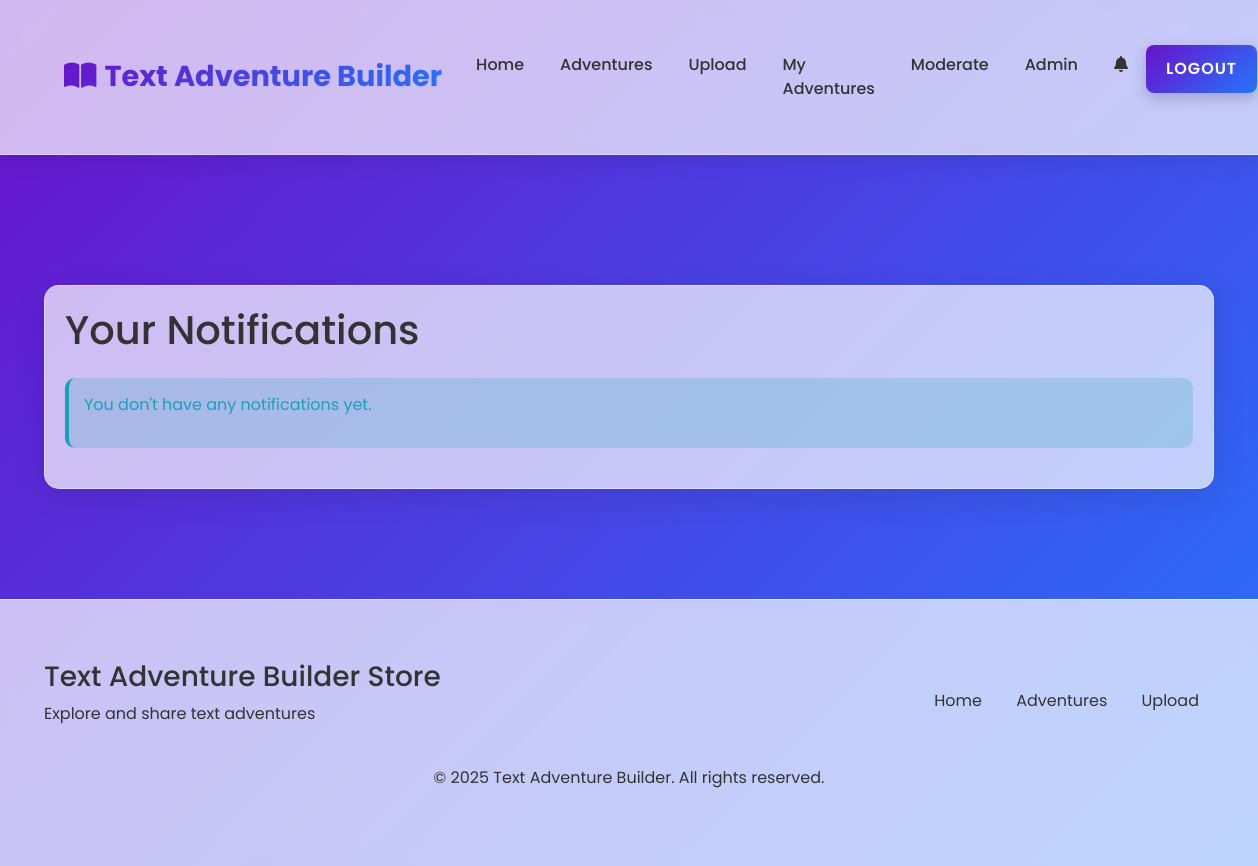
The page /notifications (signed in) on the database as committed earlier.
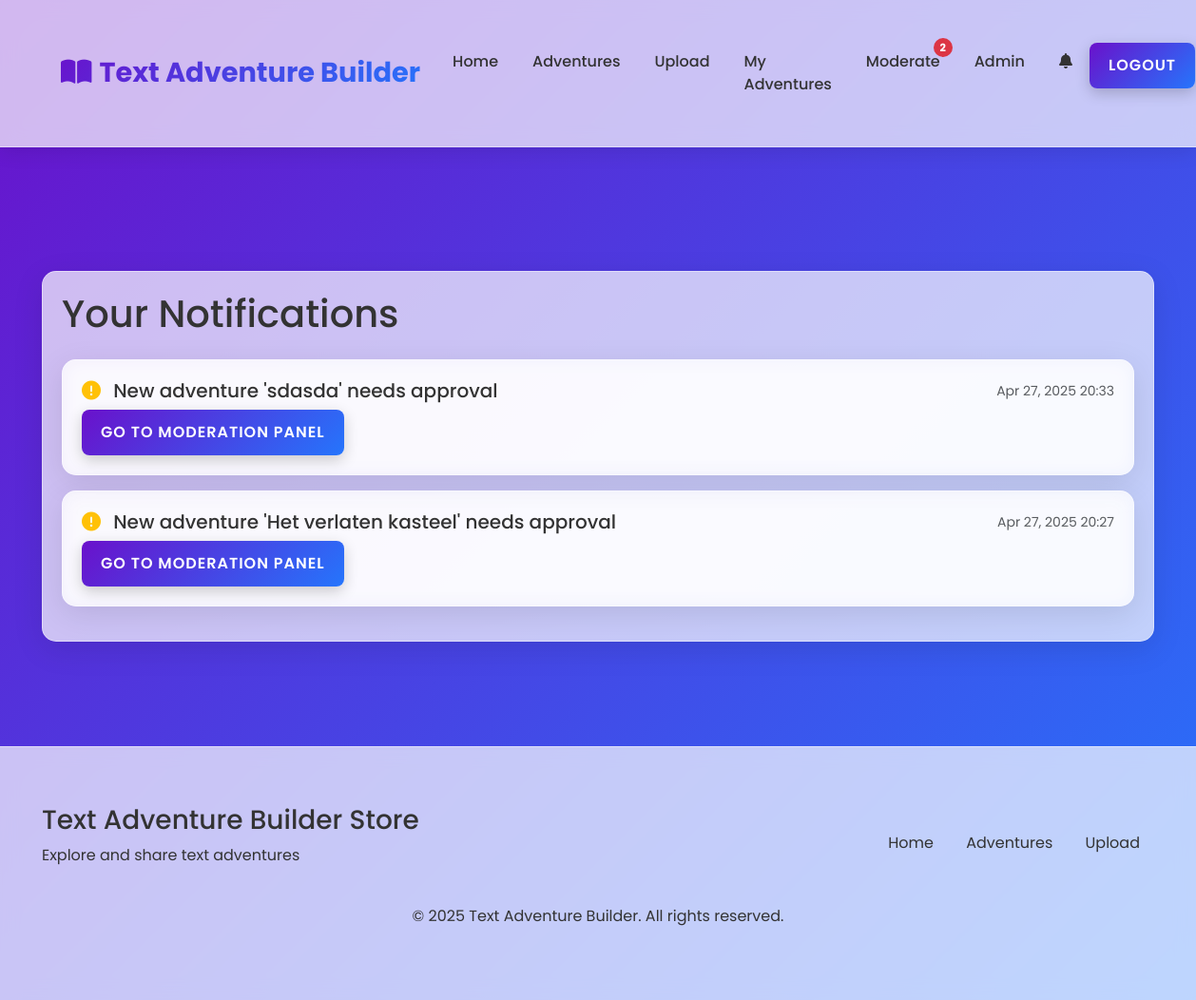
The same page on the database as committed later.
### tables this page shows
CREATE TABLE notifications (
    id INTEGER PRIMARY KEY AUTOINCREMENT,
    user_id INTEGER NOT NULL,
    content TEXT NOT NULL,
    type TEXT NOT NULL,
    related_id INTEGER,
    is_read INTEGER DEFAULT 0,
    created_at TIMESTAMP DEFAULT CURRENT_TIMESTAMP,
    FOREIGN KEY (user_id) REFERENCES users (id)
);

### app.py (the view)
@app.route('/notifications')
@login_required
def notifications():
    conn = get_db_connection()
    notifications = conn.execute('''
        SELECT id, content, type, related_id, is_read, created_at
        FROM notifications
        WHERE user_id = ?
        ORDER BY created_at DESC
    ''', (session['user_id'],)).fetchall()
    processed_notifications = []
    for notif in notifications:
        notif_dict = dict(notif)
        notif_dict['created_at'] = parse_datetime(notif_dict['created_at'])
        processed_notifications.append(notif_dict)
    conn.execute('''
        UPDATE notifications
        SET is_read = 1
        WHERE user_id = ?
    ''', (session['user_id'],))
    conn.commit()
    conn.close()
    return render_template('notifications.html', notifications=processed_notifications)

### app.py (called while the page is built)
def get_db_connection():
    conn = sqlite3.connect(app.config['DATABASE'])
    conn.row_factory = sqlite3.Row
    return conn

def parse_datetime(date_string):
    if not date_string:
        return None
    try:
        return datetime.datetime.strptime(date_string, '%Y-%m-%d %H:%M:%S.%f')
    except ValueError:
        try:
            return datetime.datetime.strptime(date_string, '%Y-%m-%d %H:%M:%S')
        except (ValueError, TypeError):
            app.logger.warning(f"Could not parse date string: {date_string}. Returning as is.")
            return date_string # Return original string if parsing fails completely

def login_required(f):
    @wraps(f)
    def decorated_function(*args, **kwargs):
        if 'user_id' not in session:
            flash('Please log in to access this page', 'error')
            return redirect(url_for('login', next=request.url))
        return f(*args, **kwargs)
    return decorated_function

def get_site_settings():
    conn = get_db_connection()
    settings = {}
    for row in conn.execute('SELECT setting_name, setting_value FROM site_settings').fetchall():
        settings[row['setting_name']] = row['setting_value']
    conn.close()
    return settings

def get_pending_moderation_count():
    if 'user_id' not in session:
        return 0
    conn = get_db_connection()
    user = conn.execute('SELECT role FROM users WHERE id = ?', (session['user_id'],)).fetchone()
    if user and user['role'] in ['admin', 'moderator']:
        count = conn.execute('SELECT COUNT(*) as count FROM adventures WHERE approved = 0').fetchone()['count']
    else:
        count = 0
    conn.close()
    return count

@app.context_processor
def inject_settings():
    settings = get_site_settings()
    pending_count = get_pending_moderation_count()
    return dict(settings=settings, pending_moderation_count=pending_count)

### templates/notifications.html (shortened to what this page needs)
{% extends 'base.html' %}
{% block content %}
<section class="mt-4 fade-in">
    <div class="glass-panel">
        <h1 class="mb-4">Your Notifications</h1>
        {% if notifications %}
            <div class="list-group">
                {% for notification in notifications %}
                    <div class="glass-panel mb-3 {% if not notification.is_read %}border-start border-4 border-primary{% endif %}">
                        <div class="d-flex justify-content-between align-items-center mb-2">
                            <h5 class="mb-0">
                                {% if notification.type == 'moderation' %}
                                    <i class="fas fa-exclamation-circle text-warning me-2"></i>
                                {% elif notification.type == 'approval' %}
                                    <i class="fas fa-check-circle text-success me-2"></i>
                                {% elif notification.type == 'rejection' %}
                                    <i class="fas fa-times-circle text-danger me-2"></i>
                                {% else %}
                                    <i class="fas fa-bell me-2"></i>
                                {% endif %}
                                {{ notification.content }}
                            </h5>
                            <small class="text-muted">{{ notification.created_at.strftime('%b %d, %Y %H:%M') }}</small>
                        </div>
                        {% if notification.related_id and notification.type == 'approval' %}
                            <div class="mt-2">
                                <a href="{{ url_for('adventure_detail', adventure_id=notification.related_id) }}" class="btn-3d btn-sm">
                                    View Adventure
                                </a>
                            </div>
                        {% elif notification.type == 'moderation' and session.role in ['admin', 'moderator'] %}
                            <div class="mt-2">
                                <a href="{{ url_for('moderate') }}" class="btn-3d btn-sm">
                                    Go to Moderation Panel
                                </a>
                            </div>
                        {% endif %}
                    </div>
                {% endfor %}
            </div>
        {% else %}
            <div class="alert alert-info">
                <p>You don't have any notifications yet.</p>
            </div>
        {% endif %}
    </div>
</section>
{% endblock %}

### templates/base.html (shortened to what this page needs)
<!DOCTYPE html>
<html lang="en">
<head>
    <link href="https://cdn.jsdelivr.net/npm/bootstrap@5.3.0-alpha1/dist/css/bootstrap.min.css" rel="stylesheet">
    <link href="https://cdnjs.cloudflare.com/ajax/libs/font-awesome/6.0.0/css/all.min.css" rel="stylesheet">
    <link href="{{ url_for('static', filename='css/style.css') }}" rel="stylesheet">
</head>
<body class="{% if settings.theme == 'dark' %}dark-theme{% endif %}">
    <nav class="navbar navbar-expand-lg">
        <div class="container">
            <a class="navbar-brand" href="{{ url_for('index') }}">
                <i class="fas fa-book-open me-2"></i>Text Adventure Builder
            </a>
            <div class="collapse navbar-collapse" id="navbarNav">
                <ul class="navbar-nav ms-auto">
                    <li class="nav-item">
                        <a class="nav-link" href="{{ url_for('index') }}">Home</a>
                    </li>
                    <li class="nav-item">
                        <a class="nav-link" href="{{ url_for('adventures') }}">Adventures</a>
                    </li>
                    {% if session.user_id %}
                        <li class="nav-item">
                            <a class="nav-link" href="{{ url_for('upload_adventure') }}">Upload</a>
                        </li>
                        <li class="nav-item">
                            <a class="nav-link" href="{{ url_for('my_adventures') }}">My Adventures</a>
                        </li>
                        {% if session.role in ['admin', 'moderator'] %}
                            <li class="nav-item">
                                <a class="nav-link position-relative" href="{{ url_for('moderate') }}">
                                    Moderate
                                    {% if pending_moderation_count > 0 %}
                                        <span class="notification-badge">{{ pending_moderation_count }}</span>
                                    {% endif %}
                                </a>
                            </li>
                        {% endif %}
                        {% if session.role == 'admin' %}
                            <li class="nav-item">
                                <a class="nav-link" href="{{ url_for('admin_panel') }}">Admin</a>
                            </li>
                        {% endif %}
                        <li class="nav-item">
                            <a class="nav-link position-relative" href="{{ url_for('notifications') }}">
                                <i class="fas fa-bell"></i>
                            </a>
                        </li>
                        <li class="nav-item">
                            <a class="btn-3d" href="{{ url_for('logout') }}">Logout</a>
                        </li>
                    {% endif %}
                </ul>
            </div>
        </div>
    </nav>
    <div id="alert-container" class="container mt-3">
    </div>
    <main class="container">
        {% block content %}{% endblock %}
    </main>
    <footer class="footer">
        <div class="container">
            <div class="footer-content">
                <div class="footer-logo">
                    <h3>Text Adventure Builder Store</h3>
                    <p>Explore and share text adventures</p>
                </div>
                <div class="footer-links">
                    <a href="{{ url_for('index') }}">Home</a>
                    <a href="{{ url_for('adventures') }}">Adventures</a>
                    {% if session.user_id %}
                        <a href="{{ url_for('upload_adventure') }}">Upload</a>
                    {% else %}
                        <a href="{{ url_for('register') }}">Register</a>
                    {% endif %}
                </div>
            </div>
            <div class="text-center mt-4">
                <p>&copy; 2025 Text Adventure Builder. All rights reserved.</p>
            </div>
        </div>
    </footer>
</body>
</html>

### static/css/style.css (style rules this page uses)
:root { --primary-color: #6a11cb; --secondary-color: #2575fc; --text-color: #333; --text-light: #fff; --bg-color: #f5f7fa; --card-bg: rgba(255, 255, 255, 0.7); --card-border: rgba(255, 255, 255, 0.4); --card-shadow: rgba(0, 0, 0, 0.1); --success-color: #28a745; --danger-color: #dc3545; --warning-color: #ffc107; --info-color: #17a2b8; }
* { margin: 0; padding: 0; box-sizing: border-box; }
body { font-family: 'Poppins', sans-serif; background: var(--bg-color); color: var(--text-color); min-height: 100vh; background-image: linear-gradient(135deg, var(--primary-color) 0%, var(--secondary-color) 100%); background-attachment: fixed; transition: all 0.3s ease; }
.glass-panel { background: var(--card-bg); border-radius: 15px; backdrop-filter: blur(10px); border: 1px solid var(--card-border); box-shadow: 0 8px 32px 0 var(--card-shadow); padding: 20px; margin-bottom: 30px; transition: transform 0.3s ease, box-shadow 0.3s ease; }
.btn-3d { position: relative; display: inline-block; padding: 12px 20px; background: linear-gradient(135deg, var(--primary-color) 0%, var(--secondary-color) 100%); color: var(--text-light); border-radius: 8px; border: none; font-weight: 600; text-transform: uppercase; letter-spacing: 1px; cursor: pointer; box-shadow: 0 5px 15px rgba(0, 0, 0, 0.2); transition: all 0.3s ease; text-decoration: none; text-align: center; }
.navbar { background: var(--card-bg); backdrop-filter: blur(10px); border-bottom: 1px solid var(--card-border); box-shadow: 0 4px 20px 0 var(--card-shadow); padding: 15px 0; position: sticky; top: 0; z-index: 1000; }
.navbar-brand { font-size: 1.8rem; font-weight: 700; background: linear-gradient(135deg, var(--primary-color) 0%, var(--secondary-color) 100%); -webkit-background-clip: text; -webkit-text-fill-color: transparent; margin-left: 20px; }
.navbar-nav { margin-right: 20px; }
.nav-link { color: var(--text-color); font-weight: 500; margin: 0 10px; position: relative; transition: all 0.3s ease; }
.nav-link::after { content: ''; position: absolute; width: 0; height: 2px; bottom: -5px; left: 0; background: linear-gradient(135deg, var(--primary-color) 0%, var(--secondary-color) 100%); transition: width 0.3s ease; }
.container { max-width: 1200px; margin: 0 auto; padding: 30px 15px; }
.footer { background: var(--card-bg); backdrop-filter: blur(10px); border-top: 1px solid var(--card-border); padding: 30px 0; margin-top: 50px; }
.footer-content { display: flex; justify-content: space-between; align-items: center; flex-wrap: wrap; }
.footer-links a { margin: 0 15px; color: var(--text-color); text-decoration: none; transition: color 0.3s ease; }
.fade-in { animation: fadeIn 0.5s ease forwards; }
.notification-badge { position: absolute; top: -5px; right: -5px; background-color: var(--danger-color); color: white; border-radius: 50%; width: 20px; height: 20px; display: flex; align-items: center; justify-content: center; font-size: 0.7rem; font-weight: bold; }

Rows that differ between the two databases and show on the page:
added notifications: type "moderation" (drawn), content "New adventure 'sdasda' needs approval", created_at "Apr 27, 2025 20:33"
added notifications: type "moderation" (drawn), content "New adventure 'Het verlaten kasteel' needs approval", created_at "Apr 27, 2025 20:27"
Other text that changed with them:
{{ pending_moderation_count }}: (not shown) → "2"
text no longer shown: "You don't have any notifications yet."
